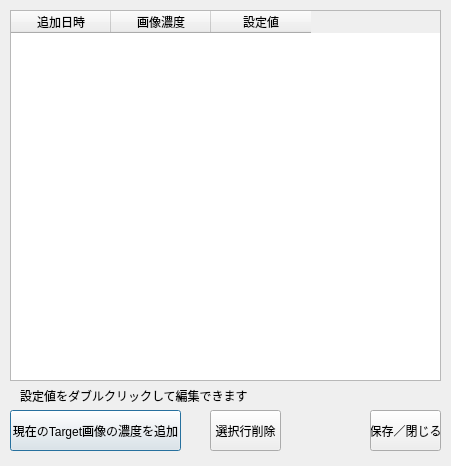
<?xml version="1.0" encoding="UTF-8"?>
<ui version="4.0">
 <class>EditDenseInterpolateDialog</class>
 <widget class="QDialog" name="EditDenseInterpolateDialog">
  <property name="geometry">
   <rect>
    <x>0</x>
    <y>0</y>
    <width>451</width>
    <height>466</height>
   </rect>
  </property>
  <property name="windowTitle">
   <string>Edit Dense Interpolation table</string>
  </property>
  <widget class="QTableWidget" name="tableWidget">
   <property name="geometry">
    <rect>
     <x>10</x>
     <y>10</y>
     <width>431</width>
     <height>371</height>
    </rect>
   </property>
   <column>
    <property name="text">
     <string>追加日時</string>
    </property>
   </column>
   <column>
    <property name="text">
     <string>画像濃度</string>
    </property>
   </column>
   <column>
    <property name="text">
     <string>設定値</string>
    </property>
   </column>
  </widget>
  <widget class="QPushButton" name="pushButtonAddDense">
   <property name="geometry">
    <rect>
     <x>10</x>
     <y>410</y>
     <width>171</width>
     <height>41</height>
    </rect>
   </property>
   <property name="text">
    <string>現在のTarget画像の濃度を追加</string>
   </property>
  </widget>
  <widget class="QPushButton" name="pushButtonDeleteLine">
   <property name="geometry">
    <rect>
     <x>210</x>
     <y>410</y>
     <width>71</width>
     <height>41</height>
    </rect>
   </property>
   <property name="text">
    <string>選択行削除</string>
   </property>
  </widget>
  <widget class="QPushButton" name="pushButtonClose">
   <property name="geometry">
    <rect>
     <x>370</x>
     <y>410</y>
     <width>71</width>
     <height>41</height>
    </rect>
   </property>
   <property name="text">
    <string>保存／閉じる</string>
   </property>
  </widget>
  <widget class="QLabel" name="label">
   <property name="geometry">
    <rect>
     <x>20</x>
     <y>385</y>
     <width>421</width>
     <height>21</height>
    </rect>
   </property>
   <property name="text">
    <string>設定値をダブルクリックして編集できます</string>
   </property>
  </widget>
 </widget>
 <resources/>
 <connections/>
</ui>
